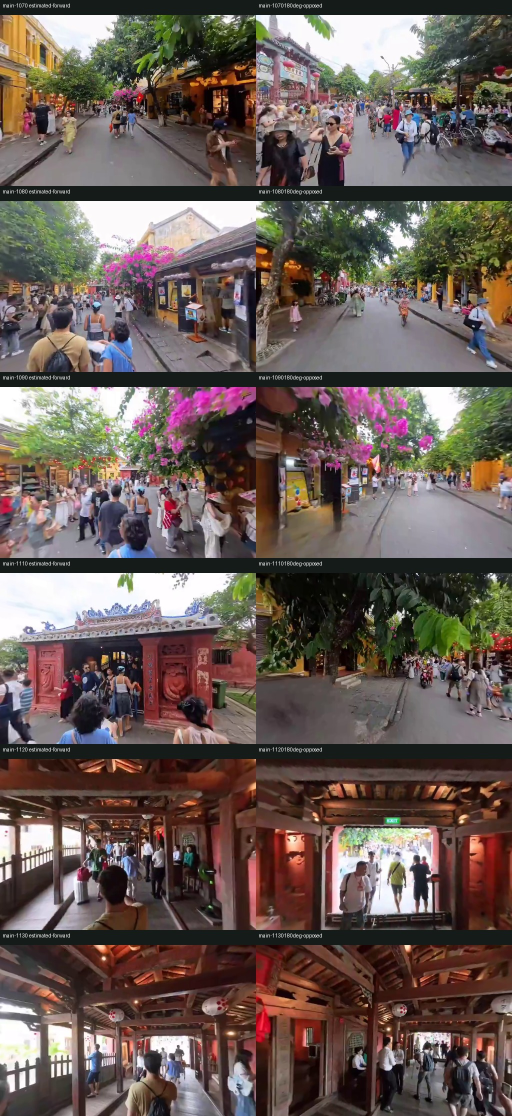
#> input picture cities/hoian/test/review/evidence/direction-spans-w73-20261103/span-contact-1.jpg, 1024 x 2232 px, given in place of main-river-local-19.png, which was not available (shown at 1/2 size)
$ python crop_details.py
#> lines starting #> are read from the running program, lines starting #| are printed output that depends on the picture
from PIL import Image,ImageDraw
from pathlib import Path
import json,hashlib
r=Path(__file__).parent;specs=[('corner-details.jpg',340,[('main-river-local-19.png',(1800,230,2560,1000)),('other-river-local-0.png',(0,230,760,1000))]),('balcony-details.jpg',480,[('main-river-local-0.png',(240,260,1300,1000)),('other-river-local-11.png',(0,260,850,1000))])];meta=[]
for name,width,parts in specs:
 out=Image.new('RGB',(width*2,370),'#181d1b');d=ImageDraw.Draw(out)
#> after `out = Image.new('RGB', (width * 2, 370), '#181d1b')`:
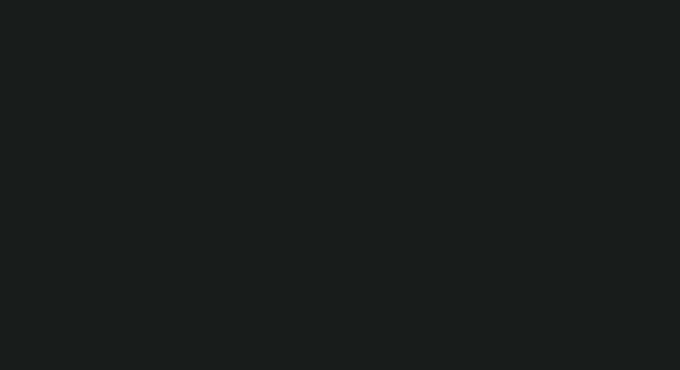
#> out: PIL image 680x370 RGB; mean R, G, B 24, 29, 27
 for i,(n,box) in enumerate(parts):
  im=Image.open(r/n).crop(box);im.thumbnail((width-10,330));out.paste(im,(i*width+5,30));d.text((i*width+5,6),n,fill='white');meta.append({'image':name,'source':n,'native_pixel_crop':box,'alterations':'Crop and proportional downscale only; no reconstruction'})
#> after `im = Image.open(r / n).crop(box)`: im: PIL image 760x770 RGB; every value is 0
#> after `im.thumbnail((width - 10, 330))`: im: PIL image 326x330 RGB; every value is 0
#> after `out.paste(im, (i * width + 5, 30))`:
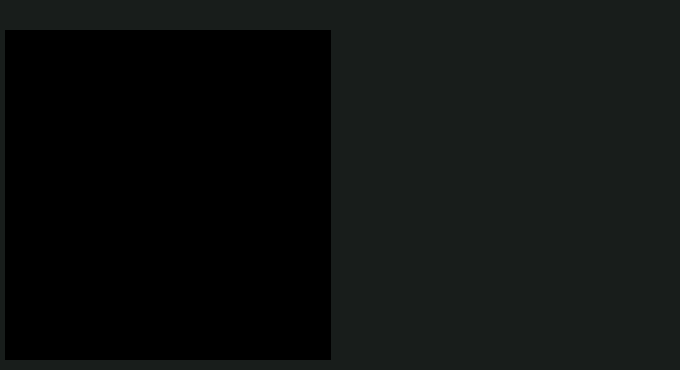
#> out: PIL image 680x370 RGB; mean R, G, B 13.7, 16.6, 15.5
 out.save(r/name,quality=94)
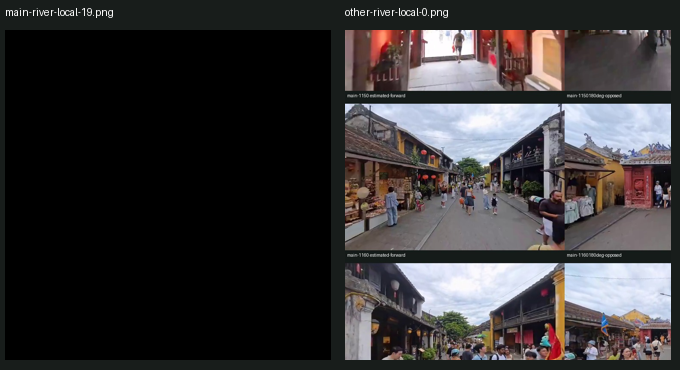
#> saved as corner-details.jpg: PIL image 680x370 RGB; mean R, G, B 54.6, 52, 53.2
#> pass 2 of the loop `for name,width,parts in specs:`:
#> `out = Image.new('RGB', (width * 2, 370), '#181d1b')`:
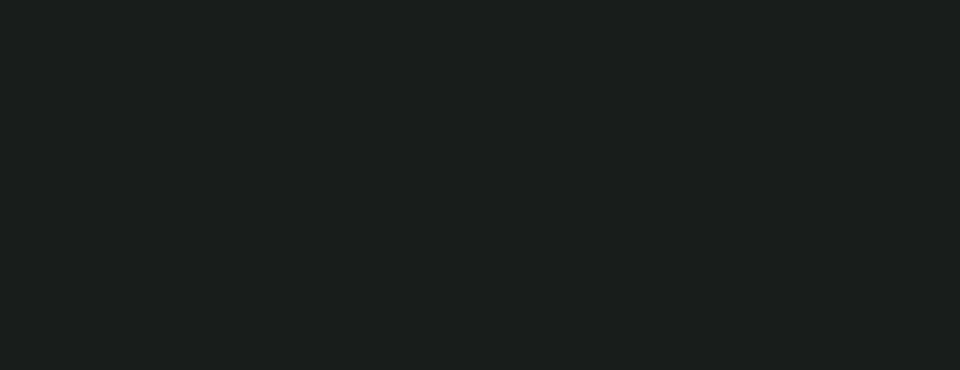
#> out: PIL image 960x370 RGB; mean R, G, B 24, 29, 27
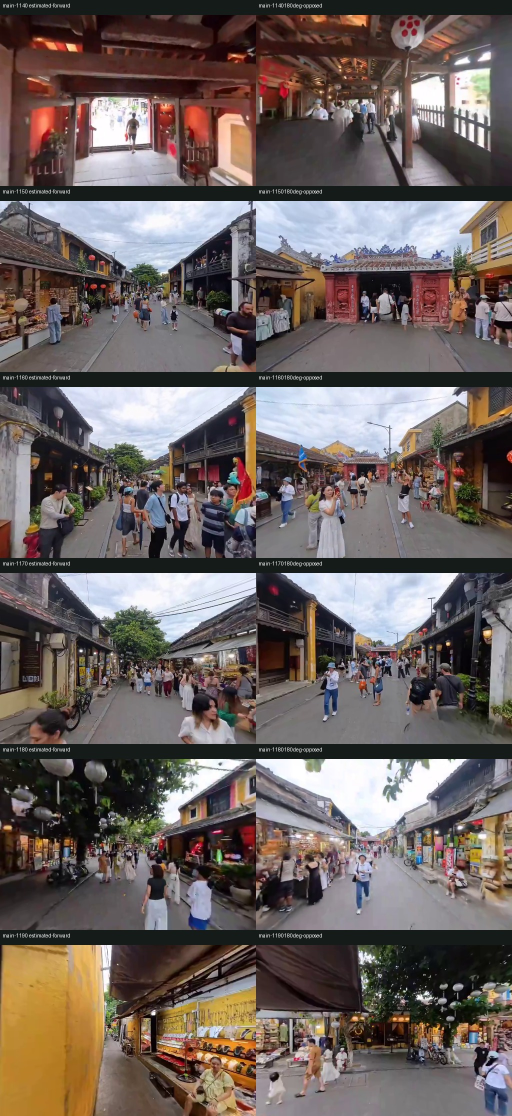
#> input picture cities/hoian/test/review/evidence/direction-spans-w73-20261103/span-contact-2.jpg, 1024 x 2232 px, given in place of main-river-local-0.png, which was not available (shown at 1/2 size)
#> im: PIL image 1060x740 RGB
#> im: PIL image 470x328 RGB
#> `out.paste(im, (i * width + 5, 30))`:
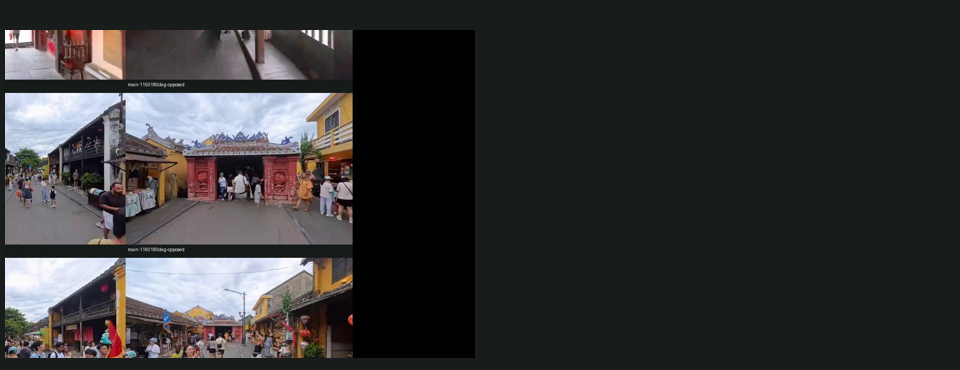
#> out: PIL image 960x370 RGB; mean R, G, B 52.2, 52.6, 52.4
#> (the run stopped early here; a loop or call above may not have finished)
